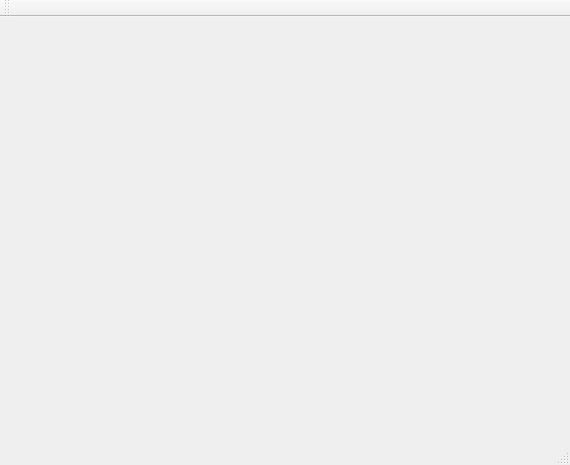
<?xml version="1.0" encoding="UTF-8"?>
<ui version="4.0">
 <class>MainWindow</class>
 <widget class="QMainWindow" name="MainWindow">
  <property name="geometry">
   <rect>
    <x>0</x>
    <y>0</y>
    <width>570</width>
    <height>465</height>
   </rect>
  </property>
  <property name="windowTitle">
   <string>MainWindow</string>
  </property>
  <widget class="QWidget" name="centralWidget"/>
  <widget class="QMenuBar" name="menuBar">
   <property name="geometry">
    <rect>
     <x>0</x>
     <y>0</y>
     <width>570</width>
     <height>26</height>
    </rect>
   </property>
  </widget>
  <widget class="QToolBar" name="mainToolBar">
   <attribute name="toolBarArea">
    <enum>TopToolBarArea</enum>
   </attribute>
   <attribute name="toolBarBreak">
    <bool>false</bool>
   </attribute>
  </widget>
  <widget class="QStatusBar" name="statusBar"/>
 </widget>
 <layoutdefault spacing="6" margin="11"/>
 <resources/>
 <connections/>
</ui>
